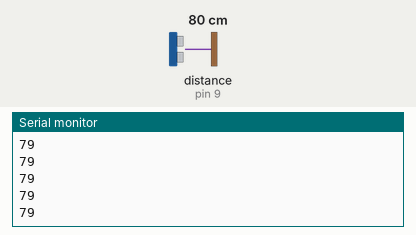
Simulated run of this program. Board: Arduino Uno, built with avr-gcc and run on an emulated ATmega328P. Parts: the last lines printed to the serial monitor. Wiring (inferred from the names in the program): ultrasonic range finder: trigger pin 10; echo pin 9. The test bench sets the inputs (shaded band); at power-on: distance to the obstacle (sensor on pin 9) 80 cm. The echo pulse lasts 58.3 µs per cm.

Above: at 1.2 s.
1.3 s: distance to the obstacle (sensor on pin 9) set to 2 cm
At 1.34 s:
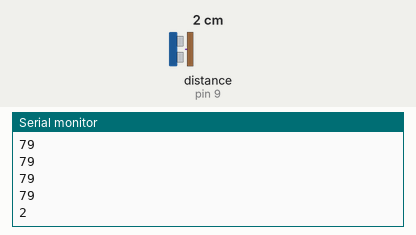
2.8 s: distance to the obstacle (sensor on pin 9) set to 4 cm
At 3.5 s:
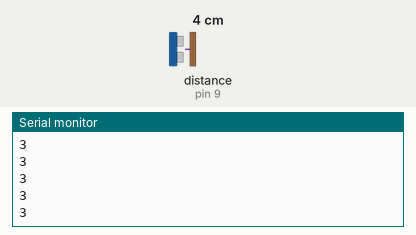
Timing chart, 0 to 5.8 s (numbered marks = the images above; inputs shaded):
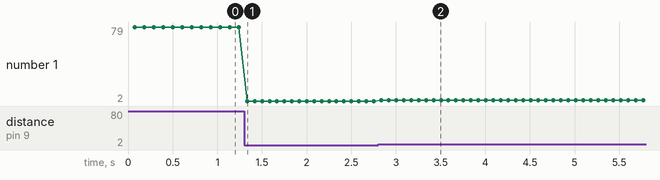

The program:

main.cpp
```cpp
#include <Arduino.h>

const int TRIG_PIN = 10;
const int ECHO_PIN = 9;

void setup() {
  Serial.begin(9600);
  pinMode(TRIG_PIN, OUTPUT);
  pinMode(ECHO_PIN, INPUT);
}

// Function to get a stable reading
int getDistance() {
  long duration;
  int dist;

  digitalWrite(TRIG_PIN, LOW);
  delayMicroseconds(2);
  digitalWrite(TRIG_PIN, HIGH);
  delayMicroseconds(10);
  digitalWrite(TRIG_PIN, LOW);

  duration = pulseIn(ECHO_PIN, HIGH, 25000);
  dist = duration * 0.034 / 2;

  if (dist <= 0 || dist > 400) return 400;
  return dist;
}

void loop() {
  // Take 5 readings and use a simple sort to find the median (kills the "geeking" jumps)
  int readings[5];
  for(int i=0; i<5; i++) {
    readings[i] = getDistance();
    delay(10);
  }

  // Simple Sort
  for(int i=0; i<4; i++) {
    for(int j=i+1; j<5; j++) {
      if(readings[i] > readings[j]) {
        int temp = readings[i];
        readings[i] = readings[j];
        readings[j] = temp;
      }
    }
  }

  // Send the middle value (the most stable one)
  Serial.println(readings[2]);
  delay(30);
}
```

Measured:
- after the input at 1.3 s, the serial monitor: prints a new line at once (image 1)
- after the input at 2.8 s, the serial monitor: prints a new line at once (image 2)
- plotted number 1: 79 → 2 after the input at 1.3 s, 2 → 3 after the input at 2.8 s
